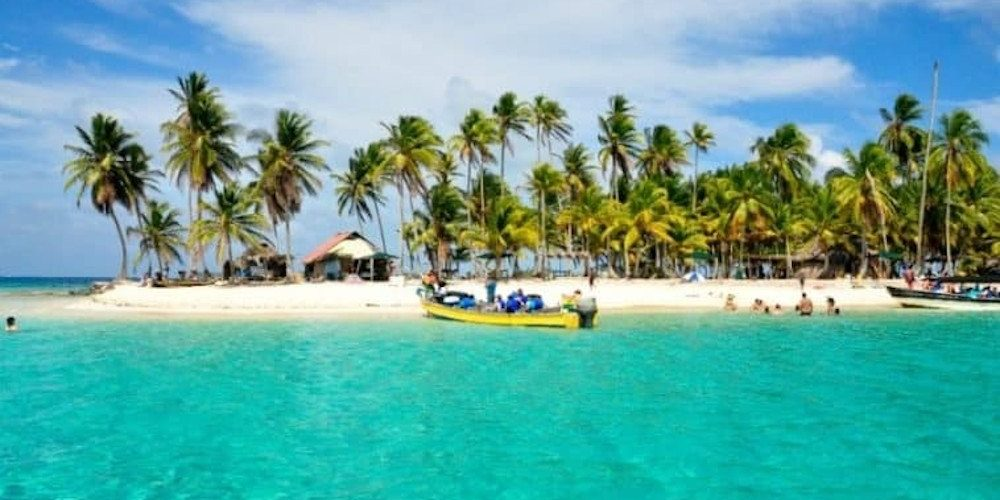
#> input picture sanblas.jpg, 1000 x 500 px
$ jupyter execute --allow-errors 07140147_laboratorio_1.ipynb
#> lines starting #> are read from the running program, lines starting #| are printed output that depends on the picture
## 07140147 José Luis Hernández

### Librerias

[cell 1]
import cv2
import matplotlib.pyplot as plt
import numpy as np

### Funciones:

###  Convertidor de formato de imagen BGR a RGB

[cell 2]
### Validacion de imagen
def convert(pctr):
    img = cv2.cvtColor(pctr, cv2.COLOR_BGR2RGB)
    plt.imshow(img)
    plt.show()

### convertidor de imagen funcion principal problema 1
def convert2(pctr):
    img = cv2.cvtColor(pctr, cv2.COLOR_BGR2RGB)
    return img

# Problema 1
Desarrolle una función la cual reciba dos parámetros, una imagen y un entero llamado color, la
función debe devolver una imagen la cual tenga activos los canales de color según los siguientes
puntos:

Si el parámetro color vale 1, la imagen debe mostrar activos únicamente el color azul.

Si el parámetro color vale 2, la imagen debe mostrar activos únicamente el color verde.

Si el parámetro color vale 3, la imagen debe mostrar activos únicamente el color rojo.

Si el parámetro color vale 10, la imagen debe mostrar activos únicamente los colores rojo y
verde.

Si el parámetro color vale 20, la imagen debe mostrar activos únicamente los colores verde y
azul.

Si el parámetro color vale 30, la imagen debe mostrar activos únicamente los colores azul y
rojo.

[cell 3]
problema1 = cv2.imread("sanblas.jpg")
#> problema1 is the input picture: shape (500, 1000, 3); mean B, G, R 162.1, 168.5, 98.8

[cell 4]
imgn = convert(problema1)
imgn

[cell 5]
try:
    def fn_problema1(imagen, color):
#> called with color = 1
        imgn = convert2(imagen)
        alto = imgn.shape[0]
#> alto = 500
        ancho = imgn.shape[1]
#> ancho = 1000
        lienzo = np.zeros((alto, ancho, 3))
        for i in range(0, alto):
            for j in range(0, ancho):
                pixel = imgn[i, j]
                blue = pixel[2]
                green = pixel[1]
                red = pixel[0]
                if color == 1:
                    lienzo[i, j] = [blue, 0, 0]
                if color == 2:
                    lienzo[i, j] = [0, green, 0]
                if color == 3:
                    lienzo[i, j] = [0, 0, red]
                if color == 10:
                    lienzo[i, j] = [0, green, red]
                if color == 20:
                    lienzo[i, j] = [blue, green, 0]
                if color == 30:
                    lienzo[i, j] = [blue, 0, red]
        cv2.imwrite("output.jpg", lienzo)
        output = cv2.imread("output.jpg")
        convert(output)
except(ValueError):
    print("Favor ingresar uno de los siguientes valores de color: 1, 2, 3, 10, 20, 30")

[cell 6]
fn_problema1(problema1,1)
fn_problema1(problema1,2)
fn_problema1(problema1,3)
fn_problema1(problema1,10)
fn_problema1(problema1,20)
#> after the loop in fn_problema1 (call 5), `for i in range(0, alto):`:
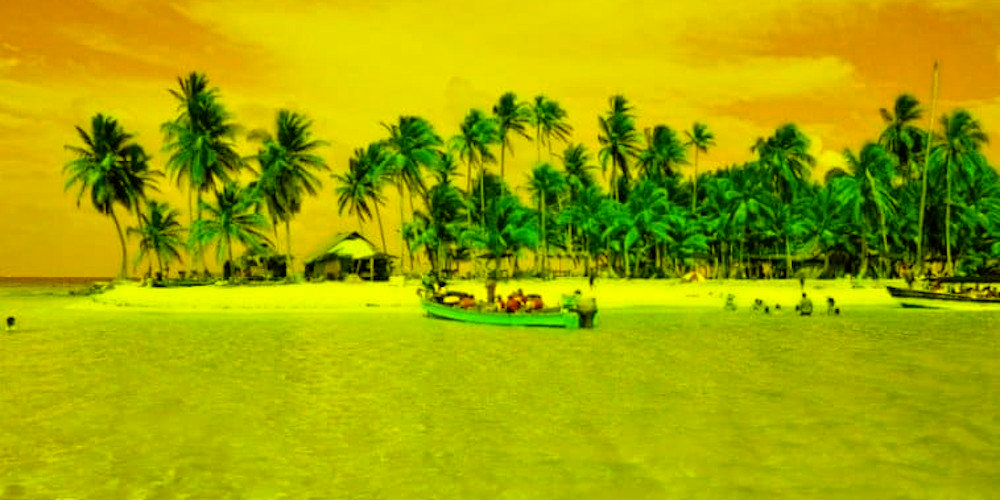
#> lienzo: shape (500, 1000, 3) float64; mean R, G, B 162.1, 168.5, 0
fn_problema1(problema1,30)
#> after the loop in fn_problema1 (call 6), `for i in range(0, alto):`:
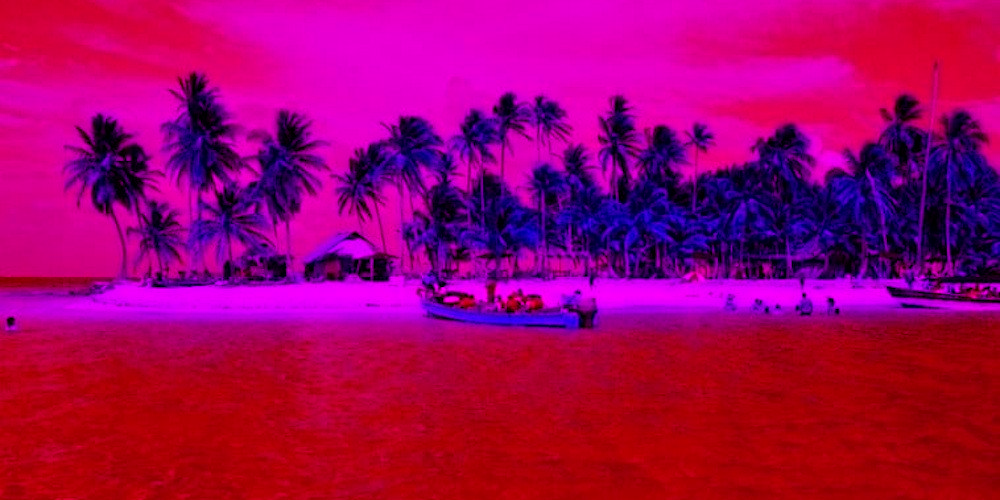
#> lienzo: shape (500, 1000, 3) float64; mean R, G, B 162.1, 0, 98.8
#> in fn_problema1 (call 6), `cv2.imwrite("output.jpg", lienzo)`:
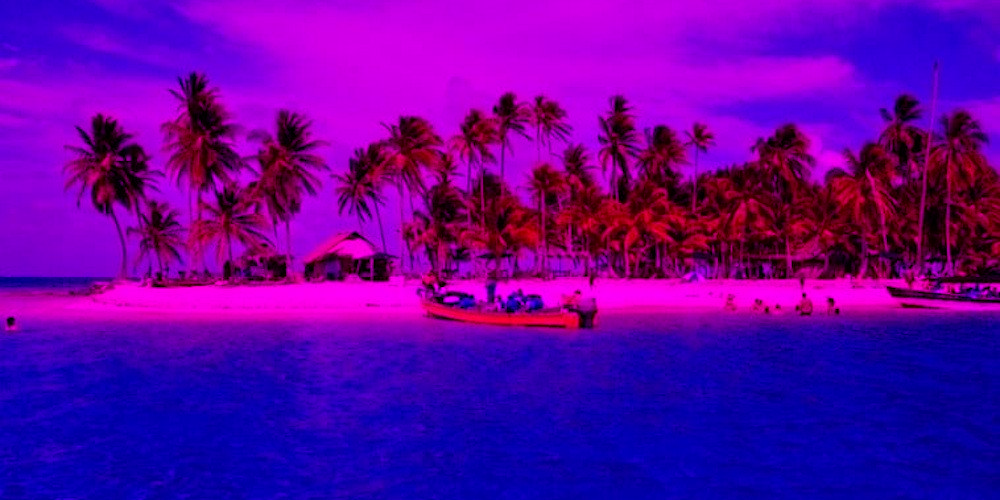
#> saved as output.jpg: shape (500, 1000, 3); mean B, G, R 162.1, 0, 98.8

# Problema 2:
En el .zip del laboratorio se le compartió un conjunto de imágenes en escala de grises (imagen1, imagen2, perro) estas imágenes fueron creadas utilizando una escala de grises en 3D, cree una función que dadas las 3 imágenes se construya la imagen original a color.

[cell 7]
def fn_problema2(imagen_gr, imagen_gv, imagen_ga):
    imgn_gr = convert2(imagen_gr)
    imgn_gv = convert2(imagen_gv)
    imgn_ga = convert2(imagen_ga)
    alto = imgn_gr.shape[0]
    ancho = imgn_gr.shape[1]
    full_color = np.zeros((alto, ancho, 3))
    for i in range(0, alto):
        for j in range(0, ancho):
            pixel_gr = imgn_gr[i, j]
            pixel_gv = imgn_gv[i, j]
            pixel_ga = imgn_ga[i, j]
            colores = tuple((pixel_ga[0],pixel_gv[1], pixel_gr[2]))
            full_color[i, j] = colores
    cv2.imwrite("output_full_color.jpg", full_color)
    output_color = cv2.imread("output_full_color.jpg")
    convert(output_color)

[cell 8]
gris_azul = cv2.imread("./imagen1/imagen1_salida_gray_azul.jpg")
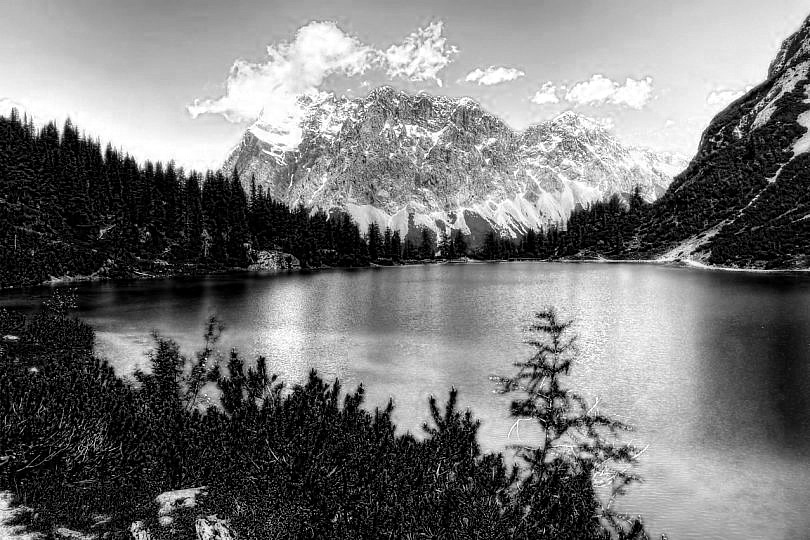
#> input picture imagen1/imagen1_salida_gray_azul.jpg, 810 x 540 px
#> gris_azul is the input picture: shape (540, 810, 3); min 0, max 255, mean 118.1
gris_rojo = cv2.imread("./imagen1/imagen1_salida_gray_rojo.jpg")
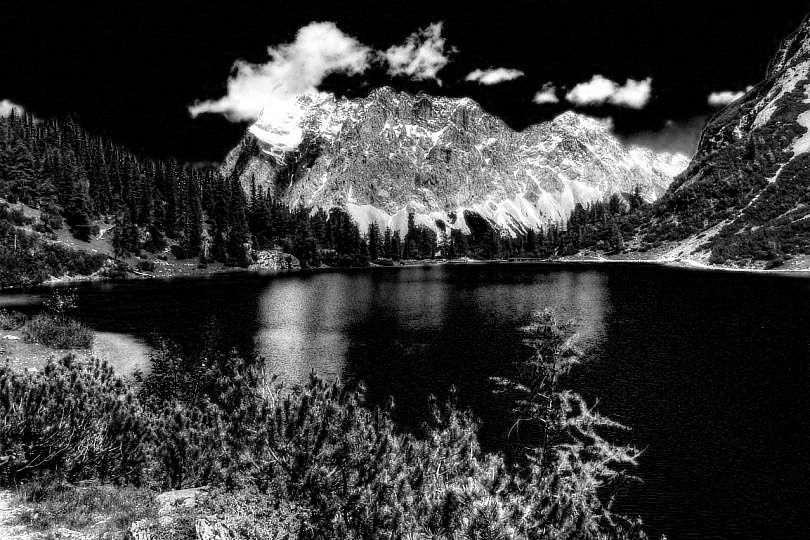
#> input picture imagen1/imagen1_salida_gray_rojo.jpg, 810 x 540 px
#> gris_rojo is the input picture: shape (540, 810, 3); min 0, max 255, mean 57.5
gris_verde = cv2.imread("./imagen1/imagen1_salida_gray_verde.jpg")
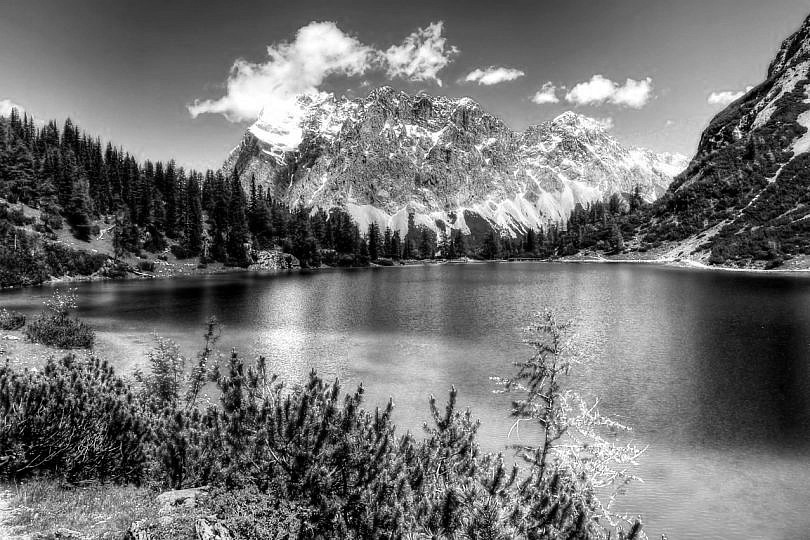
#> input picture imagen1/imagen1_salida_gray_verde.jpg, 810 x 540 px
#> gris_verde is the input picture: shape (540, 810, 3); min 0, max 255, mean 113.9
fn_problema2(gris_rojo,gris_verde, gris_azul)
#> after the loop in fn_problema2, `for i in range(0, alto):`:
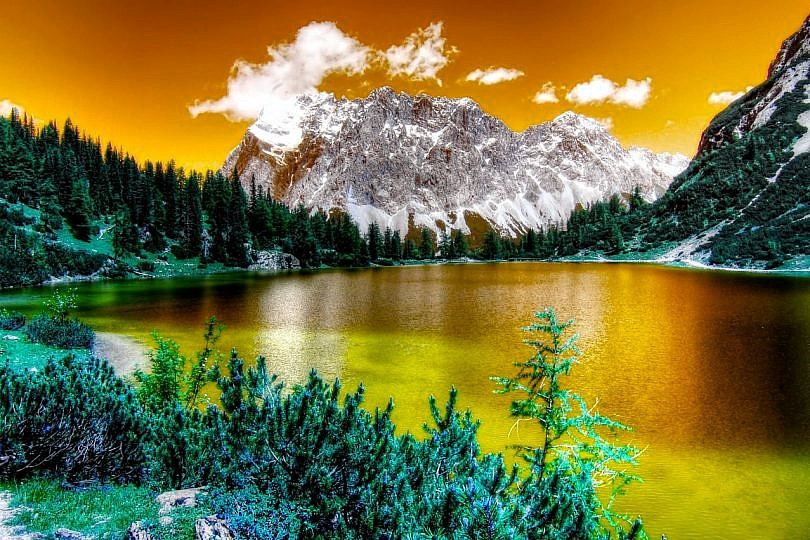
#> full_color: shape (540, 810, 3) float64; mean R, G, B 118.1, 113.9, 57.5
#> in fn_problema2, `cv2.imwrite("output_full_color.jpg", full_color)`:
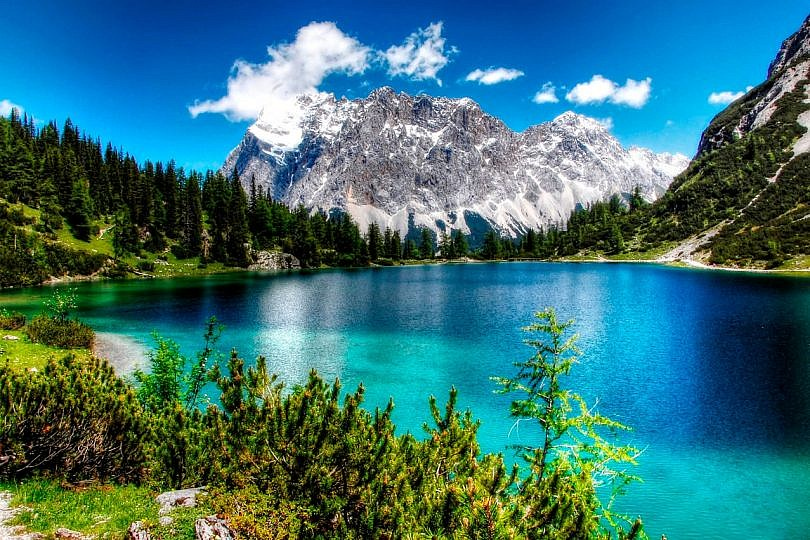
#> saved as output_full_color.jpg: shape (540, 810, 3); mean B, G, R 118.1, 113.9, 57.5

[cell 9]
gris_azul = cv2.imread("./imagen2/imagen2_salida_gray_azul.jpg")
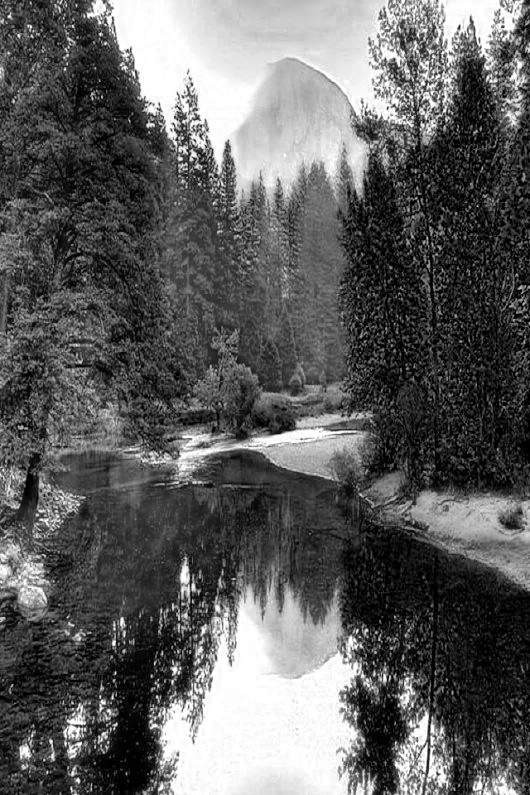
#> input picture imagen2/imagen2_salida_gray_azul.jpg, 530 x 795 px
#> gris_azul is the input picture: shape (795, 530, 3); min 0, max 255, mean 95.1
gris_rojo = cv2.imread("./imagen2/imagen2_salida_gray_rojo.jpg")
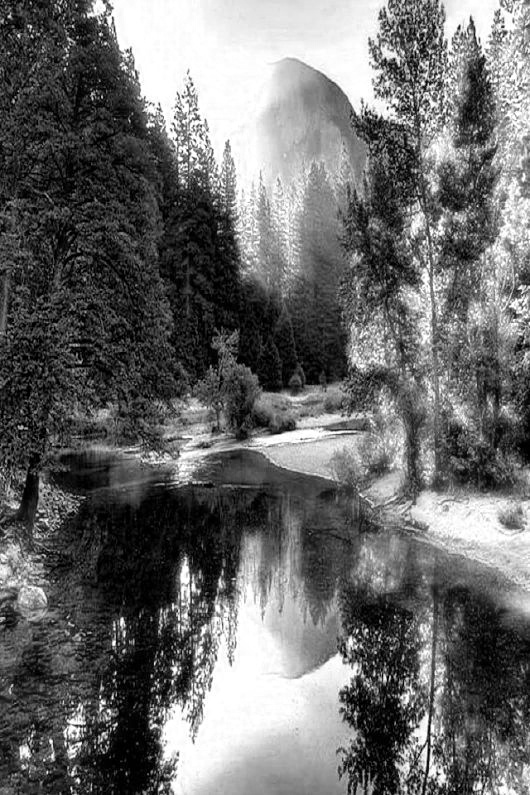
#> input picture imagen2/imagen2_salida_gray_rojo.jpg, 530 x 795 px
#> gris_rojo is the input picture: shape (795, 530, 3); min 0, max 255, mean 106.5
gris_verde = cv2.imread("./imagen2/imagen2_salida_gray_verde.jpg")
#> (the rest of this cell did not finish here and is left out)
